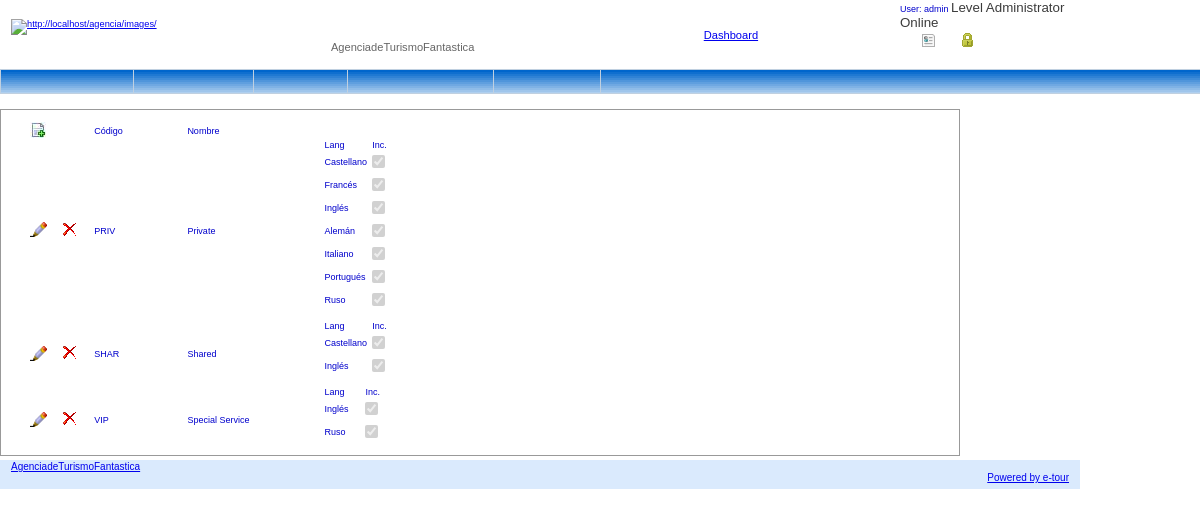
Screenshot of /quote.php?action=services_tipe (signed in) with the database file from the repository.
### tables this page shows
CREATE TABLE `servicios_variations` (
  `kind` varchar(5) NOT NULL,
  `descript` varchar(50) default NULL,
  `active` varchar(1) default NULL,
  PRIMARY KEY  (`kind`)
);

CREATE TABLE `type_lang` (
  `id` int(11) NOT NULL auto_increment,
  `lang` varchar(5) default NULL,
  `tipe` varchar(5) default NULL,
  UNIQUE KEY `id` (`id`),
  UNIQUE KEY `lang` (`lang`,`tipe`)
);

CREATE TABLE `languajes` (
  `id` tinyint(4) NOT NULL auto_increment,
  `lang` varchar(5) default NULL,
  `lang_descript` varchar(18) default NULL,
  `category` int(11) default NULL,
  PRIMARY KEY  (`id`),
  UNIQUE KEY `id` (`id`)
);

### config.php (called while the page is built, shortened)
<?php
$allowreg = 'ON';@include('configuration.php');@include('../configuration.php'); $DBName = $data;$DBUser = $user; $DBPassword = $pass; $DBHost = $host;global $hostname_conexionxcz1;
global $database_conexionxcz1;global $username_conexionxcz1;global $password_conexion1xcz;$hostname_conexion1=$DBHost;$database_conexion1=$DBName;$username_conexion1=$DBUser;
$password_conexion1=$DBPassword;global $conexionxcz1;$conexionxcz1 = @mysql_connect($hostname_conexion1, $username_conexion1, $password_conexion1) or trigger_error(mysql_error(),E_USER_ERROR);
function query_db($query)
{
global   $errors_db,$conexionxcz1;global $hostname_conexion1;global $database_conexion1;global $username_conexion1;global $password_conexion1;
mysql_select_db($database_conexion1,$conexionxcz1);		$t=mysql_query($query,$conexionxcz1)or print(mysql_error());
		if ( mysql_errno()==0  )
		{	}	else {	$errors_db=true;}return $t;}
function query_db_assoc($result){global   $errors_db,$conexionxcz1;return mysql_fetch_assoc($result);}
function query_db_row($result){global   $errors_db,$conexionxcz1;return mysql_fetch_row($result);}
    $maintablewidth = '100%';    $maintablealign = 'center';
?>

### configuration.php (called while the page is built, shortened)
<?php
$data = 'agencia';
$sitename = 'AgenciadeTurismoFantastica';
$logo_url = 'http://localhost/agencia/images/';
$bgcolor = '#9999CC';
$online = 'TRUE';
?>

### includes/langu.php (the view)
<table width="10%"  border="0" cellspacing="0" cellpadding="0">
  <tr>
    <td>Lang</td>
    <td>Inc.</td>
  </tr>
  <?php
    $hj=0;
  do
  {
  ?>
  <tr>
    <td><?php echo $row3x8['lang_descript']; ?>&nbsp;    </td>
    <td><input name="lang[<?php echo $hj ?>]" type="checkbox" id="lang[<?php echo $hj ?>]" value="1"
	<?php
	if ($cde==true)
{
	$servi=$_GET['service'];$ti=$_GET['tipe'];
	 $sw="select serv_type_lang.lang from  serv_type_lang where serv_type_lang.tipe='$ti' and serv_type_lang.SerCdg='$servi' and lang='".$row3x8['lang']."'";
	 $result578fd = query_db($sw);
	if ( query_db_num( $result578fd) >0) echo 'checked';
	}
	else
	{
	echo 'checked';
	if ($_GET['action']=='services_tipe') echo ' disabled';
	}
	?>
	>
    <input name="len[<?php echo $hj ?>]" type="hidden" id="len[<?php echo $hj ?>]" value="<?php echo $row3x8['lang'] ?>"></td>
  </tr>
   <?php
   $hj++;
	  }
	while($row3x8=query_db_assoc( $result578f));
	   ?>
</table>

### quote.php (shortened to what this page needs)
<?php
include_once('config.php');
include_once('includes/functions.php');
function set_class()
{global $theclass;$class1='even';$class2='odd';   IF($theclass == $class1)			{$theclass = $class2;}    ELSE
			{	$theclass = $class1;}echo $theclass;}
?>
<?php
 include('check.php');
	if ( $_GET['action']=='services_tipe')
	{
	include('./includes/top_quo.php');
	include('./includes/list_serv_variations.php');
	include('includes/bottom.php');
	exit;
		}
?>

### includes/top_quo.php (shortened to what this page needs)
?><!DOCTYPE HTML PUBLIC "-//W3C//DTD HTML 4.01//EN" "http://www.w3.org/TR/html4/strict.dtd"><html><head>
<LINK href="includes/styles.php" type=text/css rel=stylesheet>
<link href="styles.php" rel="stylesheet" type="text/css">
</head>
<BODY  onLoad="countDown2()">
<table width="100%" border="0" align="<?php echo $maintablealign ?>" cellpadding="0" cellspacing="0" class="boxbordertop">
  <tr>
    <td height="69" colspan="4" rowspan="2" class="boxborder"><form action="<?php echo $_SERVER['PHP_SELF'] ?>?action=home" method="post">
      <table width="99%"  align="right">
          <tr valign="top">
            <td width="36%" rowspan="2"  class="comment2"><span class="text">
              <?php if ($logo_url<>''){ ?>
              <a href="http://www.planettravel.pe"><img src="<?php echo $logo_url;  ?>"alt="<?php echo $logo_url; ?>" border="0"  longdesc="Facil Help Desk"></a>
              <?php } ?>
            </span><?php echo $last_msg; ?><span class="text">            </span></td>
            <td colspan="2"  align="right" class="comment3">&nbsp;</td>
          </tr>
          <tr valign="top">
            <td width="42%"  class="text" > <?php echo '<BR>'.$sitename; ?></td>
            <td width="22%"  class="text" ><a href="quote.php?action=dashboard">Dashboard</a></td>
          </tr>
        </table>
    </form></td>
    <td width="25%"   valign="top" class="boxborder text44" style="padding-right:15"><span class="comment3">User:
      <?php if (user_level2()>0) $comodin='2';
		echo $_SESSION['xcv_userna'];
		?>
    </span>
      <?php  user_level();
	  echo '<BR>';
	  if ($online=='TRUE')
	   echo 'Online';
	   else
	   echo 'Offline';
	  ?>
    </td>
  </tr>
  <tr>
    <td height="37"   valign="top"  style="padding-left:20px" ><a href="tickets<?php echo $comodin ?>.php?action=home&action=profile"><img src="images/profile.png" width="16" height="16" border="0"><?php echo $profile ?></a></span> <span  style="padding-left:20px" ><a href="<?php echo $_SERVER['PHP_SELF'] ?>?action=home&amp;action=Logout"><img src="images/signout.png" width="16" height="16" border="0"><?php echo $text_titlelog ?></a></span></td>
  </tr>
</table>
<table width="100%" border="0" cellpadding="0"   align="<?php echo $maintablealign ?>"  cellspacing="0" bgcolor="<?php echo $bgcolor; ?>">
  <tr>
    <td width="10%" <?php  if ($_GET['m']=='0') $w0='_'; ?>  class="menu56<?php echo $w0 ?>"><a href="<?php echo $_SERVER['PHP_SELF'] ?>?action=home&m=0"><?php echo$text_titleclo; ?></a></td>
	    <td width="9%"  <?php  if ($_GET['m']=='2') $w2='_'; ?> class="menu56<?php echo $w2 ?>"><a href="tickets<?php echo $comodin ?>.php"><?php echo 	$messages ?></a></td>
    <?php if (is_admin()===TRUE) { ?>
	    <td width="7%"  <?php  if ($_GET['m']=='5') $w5='_'; ?> class="menu56<?php echo $w5 ?>"><a href="<?php echo $_SERVER['PHP_SELF'] ?>?action=reports&m=5"><?php echo $reports; ?></a></td>
	<td width="11%"  <?php  if ($_GET['m']=='4') $w4='_'; ?> class="menu56<?php echo $w4 ?>"><a href="<?php echo $_SERVER['PHP_SELF'] ?>?action=control&m=4"><?php echo $settings; ?></a></td>
	<?php } ?>
    <td width="8%" class="menu56"><a href="./includes/manual.doc.pdf"><?php echo $text_help; ?></a></td>
    <td width="45%" class="menu56"><a href="#"> </a></td>
  </tr>
</table>

### check.php (shortened to what this page needs)
<?php
function is_admin()
{
		$usuario=$_SESSION['xcv_userna'];
	   $query4444 = "	SELECT admin FROM users where username='$usuario'";
   		$result9550 = query_db($query4444);
		$rr=query_db_row($result9550);
		if ($rr[0]=='Admin')
		{
		return true;
		}
		else
		{
		return false;
		}
}
function user_level()
{
		$usuario=$_SESSION['xcv_userna'];
	  $query4444 = "	SELECT admin FROM users where username='$usuario'";
   		$result9550 = query_db($query4444);
		$rr=query_db_row($result9550);
		if ($rr[0]=='Admin')
		echo 'Level Administrator';
}
function user_level2()
{
		$usuario=$_SESSION['xcv_userna'];
	   $query4444 = "	SELECT admin,AgeCdg,id FROM users where username='$usuario'";
   		$result9550 = query_db($query4444);
		$rr=query_db_row($result9550);
	    $query4444 = "	UPDATE users SET lastlogin='".mktime()."' WHERE username='$usuario'";		$result9550 = query_db($query4444);
       return $_SESSION['gnulevel'];
}
?>

### includes/list_serv_variations.php (shortened to what this page needs)
<?php
$maxRows_agencias = 10;
$pageNum_agencias = 0;
$startRow_agencias = $pageNum_agencias * $maxRows_agencias;
$query_agencias = "SELECT * FROM servicios_variations";
$query_limit_agencias = sprintf("%s LIMIT %d, %d", $query_agencias, $startRow_agencias, $maxRows_agencias);
$agencias = query_db($query_limit_agencias);
$row_agencias = query_db_assoc($agencias);
?>
		<link rel="stylesheet" type="text/css" media="screen" href="includes/datePicker.css">
		<link rel="stylesheet" type="text/css" media="screen" href="includes/demo.css">
<link href="styles.css" rel="stylesheet" type="text/css">
<p align="center">&nbsp; <strong><?php echo $variations; ?></strong></p>
<table width="80%"  style="padding-left:20px " border="0" cellpadding="0" cellspacing="0" class="tables">
    <tr class="comment3">
      <td width="9">&nbsp;</td>
      <td width="34">&nbsp;</td>
      <td width="33">&nbsp;</td>
      <td>&nbsp;</td>
      <td>&nbsp;</td>
      <td>&nbsp;</td>
    </tr>
    <tr   class="comment3">
      <td>&nbsp;</td>
      <td><a href="<?php echo $_SERVER['PHP_SELF'] ?>?action=create_serv_type"><img src="images/new_record.jpg" width="16" height="16" border="0"></a></td>
      <td>&nbsp;</td>
      <td width="98">C&oacute;digo</td>
      <td width="145">Nombre</td>
      <td width="675">&nbsp;</td>
    </tr>
    <?php do { ?>
    <tr  class="<?php set_class(); ?>" >
      <td>&nbsp;</td>
      <td><a href="<?php echo $_SERVER['PHP_SELF']; ?>?action=edit_serv_type&code=<?php echo $row_agencias['kind']; ?>"><img src="images/edit.png" alt="Editar" width="17" height="17" border="0"></a></td>
      <td><a href="<?php echo $_SERVER['PHP_SELF']; ?>?action=del_serv_type&code=<?php echo $row_agencias['kind']; ?>"><img src="images/delete.png" alt="Borrar" width="16" height="16" class="delete"  border="0"></a></td>
      <td class="comment3"><?php echo $row_agencias['kind']; ?></td>
      <td class="comment3"><?php echo $row_agencias['descript']; ?></td>
      <td class="comment3"><?php
$tt=$row_agencias['kind'];
	  	$queryggf = " SELECT * from  type_lang, languajes	where  tipe='$tt' and languajes.lang=type_lang.lang";
 	$result578f = query_db($queryggf);
	$row3x8=query_db_assoc( $result578f);
	include('includes/langu.php');
	  ?>&nbsp;</td>
    </tr>
    <?php } while ($row_agencias = query_db_assoc($agencias)); ?>
  </table>
<p>
<table width="50%" border="0" align="center" class="comment4">
</table>
</p>

### includes/bottom.php (shortened to what this page needs)
<link href="styles.php" rel="stylesheet" type="text/css">
<table width="90%"  border="0"   align="<?php echo $maintablealign ?>"  cellpadding="0" cellspacing="0" class="bottom">
  <tr>
    <td style=" padding-left:10px; padding-right:10px; padding-bottom:5px"><div align="center"></div>
      <a href="./"><?php
echo $sitename;
?>
      </a>
      <div align="right"><a href="http://www.cromosoft.com" >
      Powered by e-tour</a></div></td>
  </tr>
</table>
<SPAN id=imgObj style="PADDING-RIGHT: 10px; PADDING-LEFT: 13px; FILTER: progid:DXImageTransform.Microsoft.Gradient(gradientType=1,startColorStr=<?php echo $bgcolor; ?>,endColorStr=#FFFFFF); WIDTH: 100%; COLOR: darkred; HEIGHT: 10px; BACKGROUND-COLOR: #FFFFFF">
</SPAN>

### includes/demo.css (style rules this page uses)
* { PADDING-BOTTOM: 0px; MARGIN: 0px; PADDING-LEFT: 0px; PADDING-RIGHT: 0px; PADDING-TOP: 0px }
INPUT { MARGIN: 5px 0px; }

### includes/styles.css (style rules this page uses)
BODY { FONT-SIZE: smaller; COLOR: #3c3c3c; FONT-FAMILY: Verdana, Arial, Helvetica, sans-serif; top:0px;margin-top: 0px; }
.comment2 { font-family:Verdana, Arial, Helvetica, sans-serif; font-size: smaller; color: #FF0000; }
.comment3 { font-family:Verdana, Arial, Helvetica, sans-serif; font-size: 9px; color: #0000CC; }
.comment4 { font-family:Verdana, Arial, Helvetica, sans-serif; font-size: 9px; color: #333399; }
.boxbordertop { background-color: DAEAFD; }
.text { font-family:Verdana, Arial, Helvetica, sans-serif; font-size: smaller; color: #666666; }
.menu56 a { display : block; border : 1px solid #C0D0E0; background-color:#ACC8EF; background-image: url(../images/bg_blu.png); width : 100%; text-align : center; font-family:Verdana, Arial, Helvetica, sans-serif; font-size:smaller; color:#333333; height:23px; text-decoration:none; }
.bottom { font-family:Verdana, Arial, Helvetica, sans-serif; font-size: x-small; color:#333333;background-color: #DAEAFD; padding:1px; }
input { border: 1px solid #ccc; }
.tables { border-color:#999999; border-width:1px; border-style:solid; font-family:Verdana, Arial, Helvetica, sans-serif; font-size: x-small; color: #666666; padding:2px; }

### rows the page displays
servicios_variations: kind "PRIV", descript "Private"
type_lang: languajes.lang_descript "Castellano"
type_lang: languajes.lang_descript "Francés"
type_lang: languajes.lang_descript "Inglés"
type_lang: languajes.lang_descript "Alemán"
type_lang: languajes.lang_descript "Italiano"
type_lang: languajes.lang_descript "Portugués"
type_lang: languajes.lang_descript "Ruso"
servicios_variations: kind "SHAR", descript "Shared"
type_lang: languajes.lang_descript "Castellano"
type_lang: languajes.lang_descript "Inglés"
servicios_variations: kind "VIP", descript "Special Service"
type_lang: languajes.lang_descript "Inglés"
type_lang: languajes.lang_descript "Ruso"

### other values shown
$sitename "AgenciadeTurismoFantastica"
$_SESSION['xcv_userna'] "admin"
